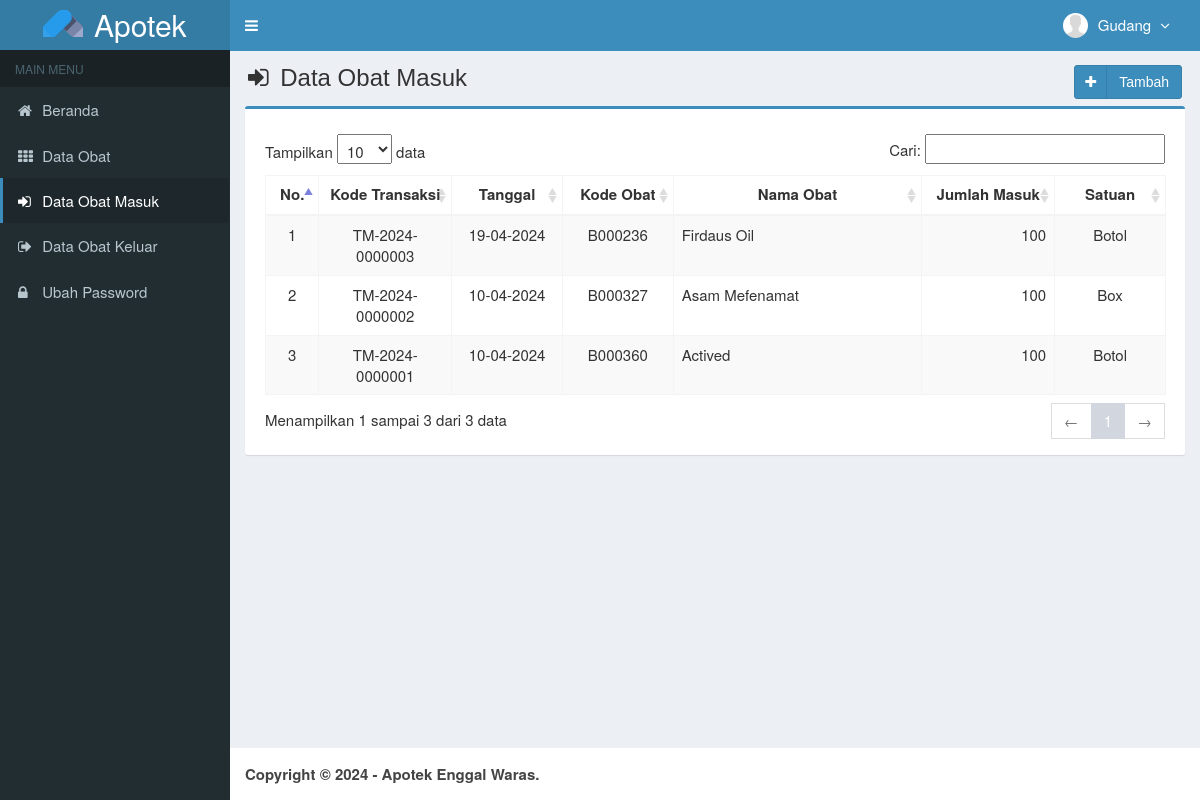
/main.php?module=obat_masuk (signed in), run on the app's committed database.
### tables this page shows
CREATE TABLE `is_users` (
  `id_user` int(3) NOT NULL,
  `username` varchar(50) NOT NULL,
  `nama_user` varchar(50) NOT NULL,
  `password` varchar(50) NOT NULL,
  `email` varchar(50) DEFAULT NULL,
  `telepon` varchar(13) DEFAULT NULL,
  `foto` varchar(100) DEFAULT NULL,
  `hak_akses` enum('Admin','Owner','Gudang') DEFAULT NULL,
  `status` enum('aktif','blokir') NOT NULL DEFAULT 'aktif',
  `created_at` timestamp NOT NULL DEFAULT CURRENT_TIMESTAMP,
  `updated_at` timestamp NOT NULL DEFAULT CURRENT_TIMESTAMP ON UPDATE CURRENT_TIMESTAMP
);

CREATE TABLE `is_obat_masuk` (
  `kode_transaksi` varchar(15) NOT NULL,
  `tanggal_masuk` date NOT NULL,
  `kode_obat` varchar(7) NOT NULL,
  `jumlah_masuk` int(11) NOT NULL,
  `created_user` int(3) NOT NULL,
  `created_date` timestamp NOT NULL DEFAULT CURRENT_TIMESTAMP ON UPDATE CURRENT_TIMESTAMP
);

CREATE TABLE `is_obat` (
  `kode_obat` varchar(7) NOT NULL,
  `nama_obat` varchar(50) NOT NULL,
  `harga_beli` int(11) NOT NULL,
  `harga_jual` int(11) NOT NULL,
  `satuan` varchar(20) NOT NULL,
  `stok` int(11) NOT NULL,
  `created_user` int(3) NOT NULL,
  `created_date` timestamp NOT NULL DEFAULT CURRENT_TIMESTAMP,
  `updated_user` int(3) NOT NULL,
  `updated_date` timestamp NOT NULL DEFAULT CURRENT_TIMESTAMP ON UPDATE CURRENT_TIMESTAMP
);

### modules/obat-masuk/view.php (the view, shortened to what this page needs)
<section class="content-header">
  <h1>
    <i class="fa fa-sign-in icon-title"></i> Data Obat Masuk
    <a class="btn btn-primary btn-social pull-right" href="?module=form_obat_masuk&form=add" title="Tambah Data" data-toggle="tooltip">
      <i class="fa fa-plus"></i> Tambah
    </a>
  </h1>
</section>
<section class="content">
  <div class="row">
    <div class="col-md-12">
      <div class="box box-primary">
        <div class="box-body">
          <table id="dataTables1" class="table table-bordered table-striped table-hover">
            <thead>
              <tr>
                <th class="center">No.</th>
                <th class="center">Kode Transaksi</th>
                <th class="center">Tanggal</th>
                <th class="center">Kode Obat</th>
                <th class="center">Nama Obat</th>
                <th class="center">Jumlah Masuk</th>
                <th class="center">Satuan</th>
              </tr>
            </thead>
            <tbody>
            <?php
            $no = 1;
            $query = mysqli_query($mysqli, "SELECT a.kode_transaksi,a.tanggal_masuk,a.kode_obat,a.jumlah_masuk,b.kode_obat,b.nama_obat,b.satuan
                                            FROM is_obat_masuk as a INNER JOIN is_obat as b ON a.kode_obat=b.kode_obat ORDER BY kode_transaksi DESC")
                                            or die('Ada kesalahan pada query tampil Data Obat Masuk: '.mysqli_error($mysqli));
            while ($data = mysqli_fetch_assoc($query)) {
              $tanggal         = $data['tanggal_masuk'];
              $exp             = explode('-',$tanggal);
              $tanggal_masuk   = $exp[2]."-".$exp[1]."-".$exp[0];
              echo "<tr>
                      <td width='30' class='center'>$no</td>
                      <td width='100' class='center'>$data[kode_transaksi]</td>
                      <td width='80' class='center'>$tanggal_masuk</td>
                      <td width='80' class='center'>$data[kode_obat]</td>
                      <td width='200'>$data[nama_obat]</td>
                      <td width='100' align='right'>$data[jumlah_masuk]</td>
                      <td width='80' class='center'>$data[satuan]</td>
                    </tr>";
              $no++;
            }
            ?>
            </tbody>
          </table>
        </div>
      </div>
    </div>
  </div>
</section><!-- /.content

### top-menu.php (shortened to what this page needs)
<?php
require_once "config/database.php";
$query = mysqli_query($mysqli, "SELECT id_user, nama_user, foto, hak_akses FROM is_users WHERE id_user='$_SESSION[id_user]'")
                                or die('Ada kesalahan pada query tampil Manajemen User: '.mysqli_error($mysqli));
$data = mysqli_fetch_assoc($query);
?>
<li class="dropdown user user-menu">
  <a href="#" class="dropdown-toggle" data-toggle="dropdown">
  <?php
  if ($data['foto']=="") { ?>
    <img src="images/user/user-default.png" class="user-image" alt="User Image"/>
  <?php
  }
  else { ?>
    <img src="images/user/<?php echo $data['foto']; ?>" class="user-image" alt="User Image"/>
  <?php
  }
  ?>
    <span class="hidden-xs"><?php echo $data['nama_user']; ?> <i style="margin-left:5px" class="fa fa-angle-down"></i></span>
  </a>
</li>

### assets/css/style.css (style rules this page uses)
.btn-social *:first-child { border-right: 1px solid rgba(0, 0, 0, 0.1); bottom: 0; font-size: 1em !important; left: 0; line-height: 32px !important; position: absolute; text-align: center; top: 0; width: 32px !important; }
.content-header { padding: 15px 18px 0; position: relative; }
.center { text-align:center; }
.icon-title { margin-right: 5px; }
body { background-color: #fff; color: #333; font-size: 15px; line-height: 1.42857; }

### data on the page
is_users: nama_user "Gudang"
is_obat_masuk: kode_transaksi "TM-2024-0000003", tanggal_masuk "19-04-2024", kode_obat.kode_obat "B000236", kode_obat.nama_obat "Firdaus Oil", jumlah_masuk "100", kode_obat.satuan "Botol"
is_obat_masuk: kode_transaksi "TM-2024-0000002", tanggal_masuk "10-04-2024", kode_obat.kode_obat "B000327", kode_obat.nama_obat "Asam Mefenamat", jumlah_masuk "100", kode_obat.satuan "Box"
is_obat_masuk: kode_transaksi "TM-2024-0000001", tanggal_masuk "10-04-2024", kode_obat.kode_obat "B000360", kode_obat.nama_obat "Actived", jumlah_masuk "100", kode_obat.satuan "Botol"
